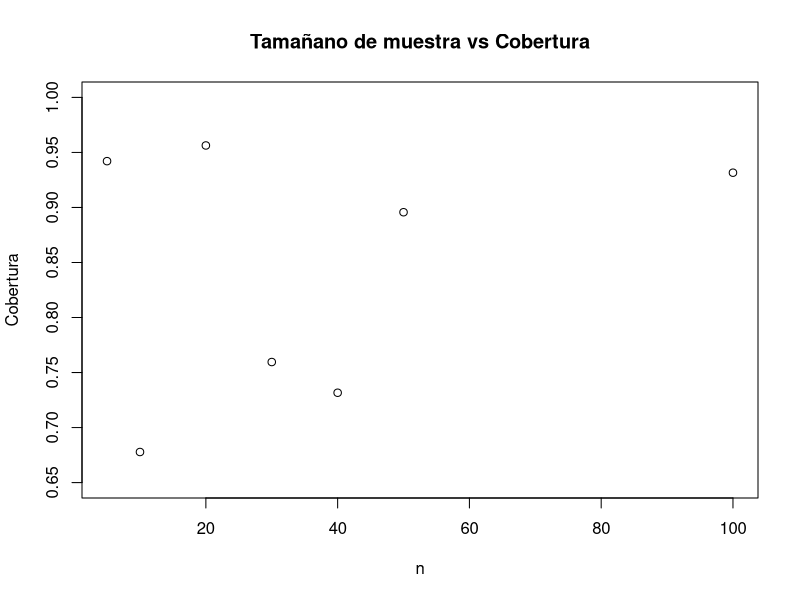

Recreate this plot in R.
## ---- chunk 1
knitr::opts_chunk$set(echo = TRUE)
## ---- chunk 2
set.seed(1234)
n <- c(5,10,20,30,40,50,100)
long <- c()
cob <- c()
for(i in 1:length(n))
{
Xi <- rbinom(n[i], size = 1, prob = .2)
Xn <- mean(Xi)
IC <- Xn + c(-1,1)*qnorm(.975)*sqrt(Xn*(1-Xn)/n[i])
long[i] = IC[2] - IC[1]
cat("n =", n[i], " -> Longitud:", long[i])
cob[i] = pbinom(n[i]*IC[2],size = n[i], prob = .2) - pbinom(n[i]*IC[1],size = n[i], prob = .2)
cat("\t y Cobertura:", cob[i], "\n")
}

plot(n,cob, ylim=c(.65, 1), ylab = "Cobertura", main = "Tamañano de muestra vs Cobertura")
